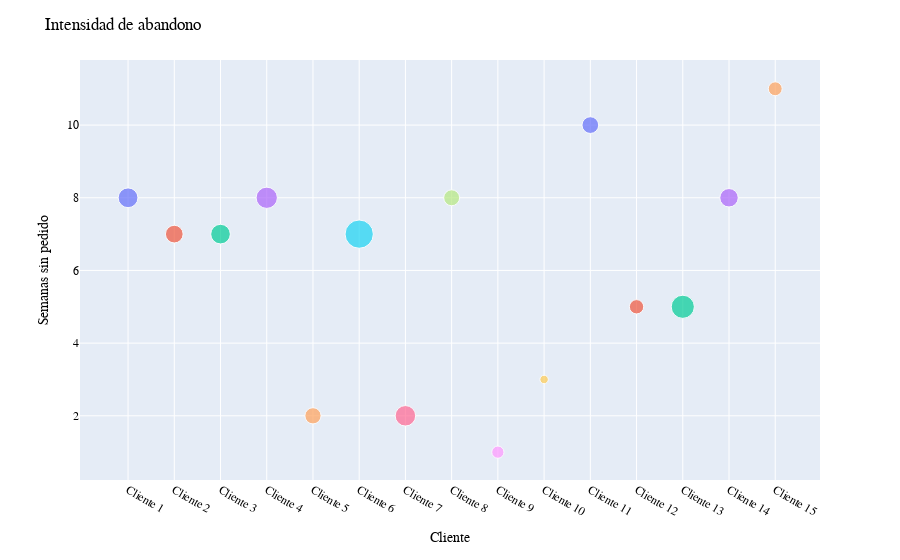

Here is the notebook cell this chart was saved with:
### Code cell
fig = px.scatter(clientes, x="Cliente", y="Semanas sin pedido", size="Monto de facturación",
                 color='Cliente')
fig.layout.update(showlegend=False,
                  title='Intensidad de abandono',
                 font=dict(
        family="Courier New, monospace",
        size=12,
        color="Black"
    ))

fig.update_layout({
#'plot_bgcolor': 'rgba(0, 0, 0, 0)',
'paper_bgcolor': 'rgba(0, 0, 0, 0)',
})


fig.show()

### Figure 1 — Plotly figure (JSON) as saved in the notebook; plotly's stock layout.template omitted (floating-point values rounded to 4 significant figures)
{"data": [{"hovertemplate": "Cliente=%{x}<br>Semanas sin pedido=%{y}<br>Monto de facturación=%{marker.size}<extra></extra>", "legendgroup": "Cliente 1", "marker": {"color": "#636efa", "size": [1215], "sizemode": "area", "sizeref": 6.205, "symbol": "circle"}, "mode": "markers", "name": "Cliente 1", "orientation": "v", "showlegend": true, "type": "scatter", "x": ["Cliente 1"], "xaxis": "x", "y": [8], "yaxis": "y"}, {"hovertemplate": "Cliente=%{x}<br>Semanas sin pedido=%{y}<br>Monto de facturación=%{marker.size}<extra></extra>", "legendgroup": "Cliente 2", "marker": {"color": "#EF553B", "size": [970], "sizemode": "area", "sizeref": 6.205, "symbol": "circle"}, "mode": "markers", "name": "Cliente 2", "orientation": "v", "showlegend": true, "type": "scatter", "x": ["Cliente 2"], "xaxis": "x", "y": [7], "yaxis": "y"}, {"hovertemplate": "Cliente=%{x}<br>Semanas sin pedido=%{y}<br>Monto de facturación=%{marker.size}<extra></extra>", "legendgroup": "Cliente 3", "marker": {"color": "#00cc96", "size": [1195], "sizemode": "area", "sizeref": 6.205, "symbol": "circle"}, "mode": "markers", "name": "Cliente 3", "orientation": "v", "showlegend": true, "type": "scatter", "x": ["Cliente 3"], "xaxis": "x", "y": [7], "yaxis": "y"}, {"hovertemplate": "Cliente=%{x}<br>Semanas sin pedido=%{y}<br>Monto de facturación=%{marker.size}<extra></extra>", "legendgroup": "Cliente 4", "marker": {"color": "#ab63fa", "size": [1404], "sizemode": "area", "sizeref": 6.205, "symbol": "circle"}, "mode": "markers", "name": "Cliente 4", "orientation": "v", "showlegend": true, "type": "scatter", "x": ["Cliente 4"], "xaxis": "x", "y": [8], "yaxis": "y"}, {"hovertemplate": "Cliente=%{x}<br>Semanas sin pedido=%{y}<br>Monto de facturación=%{marker.size}<extra></extra>", "legendgroup": "Cliente 5", "marker": {"color": "#FFA15A", "size": [817], "sizemode": "area", "sizeref": 6.205, "symbol": "circle"}, "mode": "markers", "name": "Cliente 5", "orientation": "v", "showlegend": true, "type": "scatter", "x": ["Cliente 5"], "xaxis": "x", "y": [2], "yaxis": "y"}, {"hovertemplate": "Cliente=%{x}<br>Semanas sin pedido=%{y}<br>Monto de facturación=%{marker.size}<extra></extra>", "legendgroup": "Cliente 6", "marker": {"color": "#19d3f3", "size": [2482], "sizemode": "area", "sizeref": 6.205, "symbol": "circle"}, "mode": "markers", "name": "Cliente 6", "orientation": "v", "showlegend": true, "type": "scatter", "x": ["Cliente 6"], "xaxis": "x", "y": [7], "yaxis": "y"}, {"hovertemplate": "Cliente=%{x}<br>Semanas sin pedido=%{y}<br>Monto de facturación=%{marker.size}<extra></extra>", "legendgroup": "Cliente 7", "marker": {"color": "#FF6692", "size": [1305], "sizemode": "area", "sizeref": 6.205, "symbol": "circle"}, "mode": "markers", "name": "Cliente 7", "orientation": "v", "showlegend": true, "type": "scatter", "x": ["Cliente 7"], "xaxis": "x", "y": [2], "yaxis": "y"}, {"hovertemplate": "Cliente=%{x}<br>Semanas sin pedido=%{y}<br>Monto de facturación=%{marker.size}<extra></extra>", "legendgroup": "Cliente 8", "marker": {"color": "#B6E880", "size": [788], "sizemode": "area", "sizeref": 6.205, "symbol": "circle"}, "mode": "markers", "name": "Cliente 8", "orientation": "v", "showlegend": true, "type": "scatter", "x": ["Cliente 8"], "xaxis": "x", "y": [8], "yaxis": "y"}, {"hovertemplate": "Cliente=%{x}<br>Semanas sin pedido=%{y}<br>Monto de facturación=%{marker.size}<extra></extra>", "legendgroup": "Cliente 9", "marker": {"color": "#FF97FF", "size": [467], "sizemode": "area", "sizeref": 6.205, "symbol": "circle"}, "mode": "markers", "name": "Cliente 9", "orientation": "v", "showlegend": true, "type": "scatter", "x": ["Cliente 9"], "xaxis": "x", "y": [1], "yaxis": "y"}, {"hovertemplate": "Cliente=%{x}<br>Semanas sin pedido=%{y}<br>Monto de facturación=%{marker.size}<extra></extra>", "legendgroup": "Cliente 10", "marker": {"color": "#FECB52", "size": [220], "sizemode": "area", "sizeref": 6.205, "symbol": "circle"}, "mode": "markers", "name": "Cliente 10", "orientation": "v", "showlegend": true, "type": "scatter", "x": ["Cliente 10"], "xaxis": "x", "y": [3], "yaxis": "y"}, {"hovertemplate": "Cliente=%{x}<br>Semanas sin pedido=%{y}<br>Monto de facturación=%{marker.size}<extra></extra>", "legendgroup": "Cliente 11", "marker": {"color": "#636efa", "size": [867], "sizemode": "area", "sizeref": 6.205, "symbol": "circle"}, "mode": "markers", "name": "Cliente 11", "orientation": "v", "showlegend": true, "type": "scatter", "x": ["Cliente 11"], "xaxis": "x", "y": [10], "yaxis": "y"}, {"hovertemplate": "Cliente=%{x}<br>Semanas sin pedido=%{y}<br>Monto de facturación=%{marker.size}<extra></extra>", "legendgroup": "Cliente 12", "marker": {"color": "#EF553B", "size": [638], "sizemode": "area", "sizeref": 6.205, "symbol": "circle"}, "mode": "markers", "name": "Cliente 12", "orientation": "v", "showlegend": true, "type": "scatter", "x": ["Cliente 12"], "xaxis": "x", "y": [5], "yaxis": "y"}, {"hovertemplate": "Cliente=%{x}<br>Semanas sin pedido=%{y}<br>Monto de facturación=%{marker.size}<extra></extra>", "legendgroup": "Cliente 13", "marker": {"color": "#00cc96", "size": [1663], "sizemode": "area", "sizeref": 6.205, "symbol": "circle"}, "mode": "markers", "name": "Cliente 13", "orientation": "v", "showlegend": true, "type": "scatter", "x": ["Cliente 13"], "xaxis": "x", "y": [5], "yaxis": "y"}, {"hovertemplate": "Cliente=%{x}<br>Semanas sin pedido=%{y}<br>Monto de facturación=%{marker.size}<extra></extra>", "legendgroup": "Cliente 14", "marker": {"color": "#ab63fa", "size": [1057], "sizemode": "area", "sizeref": 6.205, "symbol": "circle"}, "mode": "markers", "name": "Cliente 14", "orientation": "v", "showlegend": true, "type": "scatter", "x": ["Cliente 14"], "xaxis": "x", "y": [8], "yaxis": "y"}, {"hovertemplate": "Cliente=%{x}<br>Semanas sin pedido=%{y}<br>Monto de facturación=%{marker.size}<extra></extra>", "legendgroup": "Cliente 15", "marker": {"color": "#FFA15A", "size": [599], "sizemode": "area", "sizeref": 6.205, "symbol": "circle"}, "mode": "markers", "name": "Cliente 15", "orientation": "v", "showlegend": true, "type": "scatter", "x": ["Cliente 15"], "xaxis": "x", "y": [11], "yaxis": "y"}], "layout": {"font": {"color": "Black", "family": "Courier New, monospace", "size": 12}, "legend": {"itemsizing": "constant", "title": {"text": "Cliente"}, "tracegroupgap": 0}, "margin": {"t": 60}, "paper_bgcolor": "rgba(0, 0, 0, 0)", "showlegend": false, "title": {"text": "Intensidad de abandono"}, "xaxis": {"anchor": "y", "categoryarray": ["Cliente 1", "Cliente 2", "Cliente 3", "Cliente 4", "Cliente 5", "Cliente 6", "Cliente 7", "Cliente 8", "Cliente 9", "Cliente 10", "Cliente 11", "Cliente 12", "Cliente 13", "Cliente 14", "Cliente 15"], "categoryorder": "array", "domain": [0, 1], "title": {"text": "Cliente"}}, "yaxis": {"anchor": "x", "domain": [0, 1], "title": {"text": "Semanas sin pedido"}}}}
